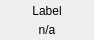
<?xml version="1.0" encoding="UTF-8"?>
<ui version="4.0">
 <class>StatusWidget</class>
 <widget class="QWidget" name="StatusWidget">
  <property name="geometry">
   <rect>
    <x>0</x>
    <y>0</y>
    <width>94</width>
    <height>40</height>
   </rect>
  </property>
  <property name="windowTitle">
   <string>Form</string>
  </property>
  <layout class="QVBoxLayout" name="verticalLayout">
   <property name="spacing">
    <number>2</number>
   </property>
   <property name="leftMargin">
    <number>2</number>
   </property>
   <property name="topMargin">
    <number>2</number>
   </property>
   <property name="rightMargin">
    <number>2</number>
   </property>
   <property name="bottomMargin">
    <number>2</number>
   </property>
   <item>
    <widget class="QLabel" name="label">
     <property name="text">
      <string>Label</string>
     </property>
     <property name="alignment">
      <set>Qt::AlignCenter</set>
     </property>
    </widget>
   </item>
   <item>
    <widget class="QLabel" name="value">
     <property name="text">
      <string>n/a</string>
     </property>
     <property name="alignment">
      <set>Qt::AlignCenter</set>
     </property>
    </widget>
   </item>
  </layout>
 </widget>
 <resources/>
 <connections/>
</ui>
